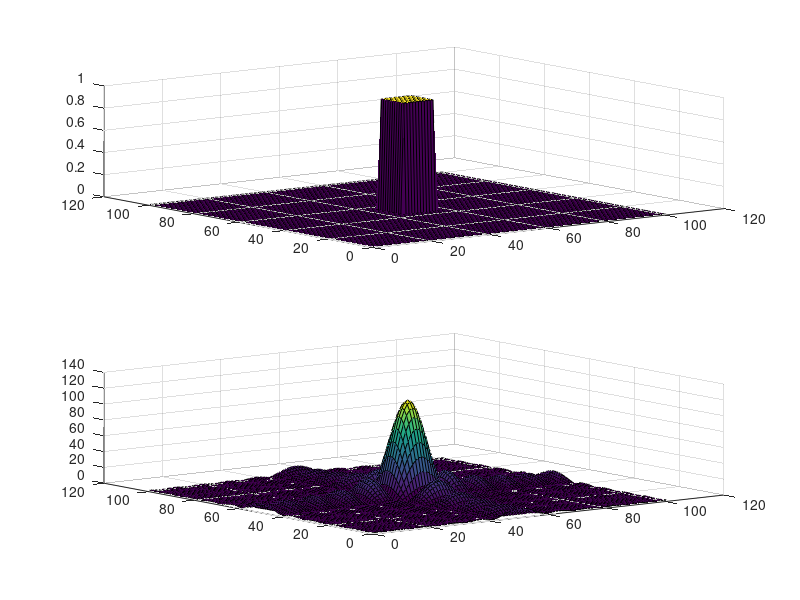

Write MATLAB code to recreate this figure.
%Rectangular and sinc functions are dual functions
clc
clear all
close all
%Rectangular function
rect=zeros(101);
rect(45:55,45:55)=ones(11);
%Spectrum of rectangular function
rect_shift=fftshift(rect);
r1=fft2(rect_shift);
r2=fftshift(r1);
subplot(2,1,1),surf(rect),
subplot(2,1,2),surf(abs(r2))
